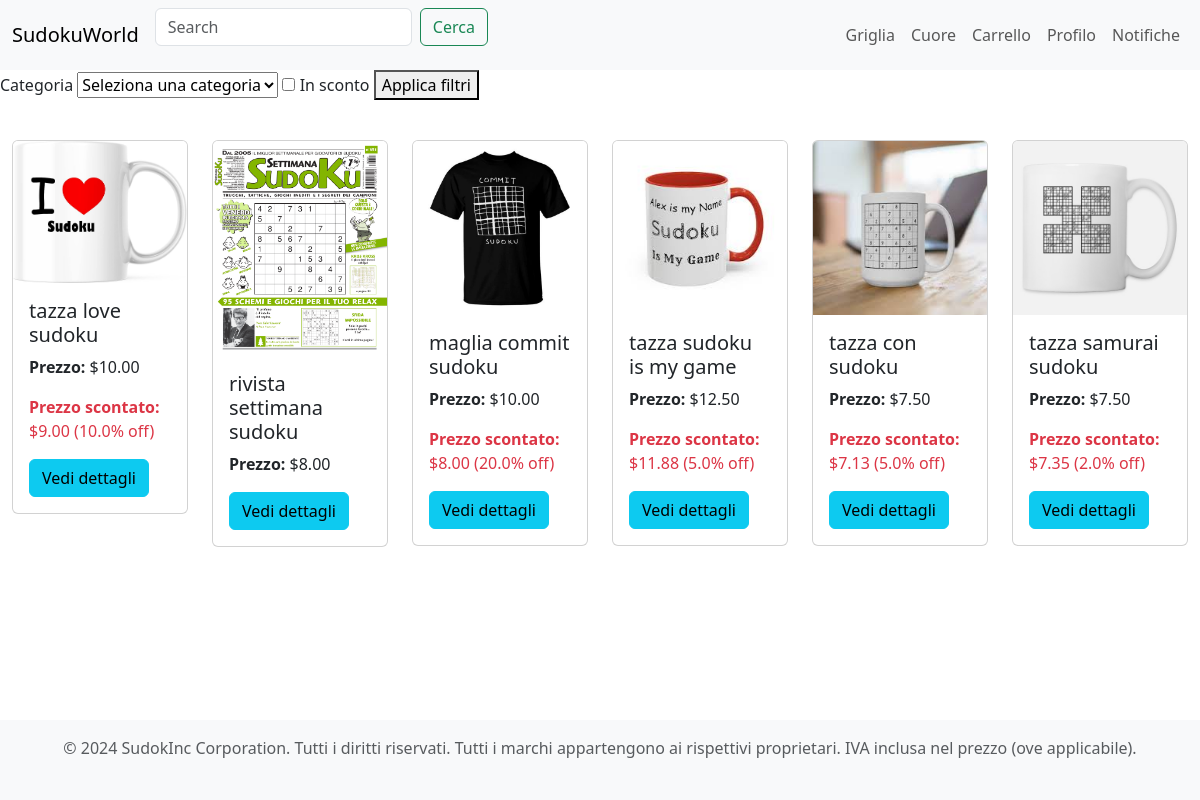
Screenshot of /pages/search.php with the database file from the repository.
### tables this page shows
create table PRODUCT (
    id_product int not null auto_increment,
    name varchar(128) not null,
    description varchar(1024) not null,
    price int not null,
    image varchar(128) not null,
    discount int not null,
    availability int not null,
    removed char not null,
    email varchar(64) not null,
    category_tag varchar(32) not null,
    constraint ID_PRODUCT_ID primary key (id_product)
);

### database/Database.php (called while the page is built, shortened)
<?php
class Database
{
    private $db;
    public function __construct($servername, $username, $password, $dbname, $port)
    {
        $this->db = new mysqli($servername, $username, $password, $dbname, $port);
    }
    public function query($query, $param_types, ...$params)
    {
        $stmt = $this->db->prepare($query);
        if ($param_types !== '') {
            $stmt->bind_param($param_types, ...$params);
        }
        $stmt->execute();
        return $stmt->get_result()->fetch_all(MYSQLI_ASSOC);
    }
    public function getProduct($id)
    {
        $query = "SELECT * FROM PRODUCT p WHERE id_product = ?";
        return $this->query($query, 'i', $id);
    }
    public function searchProductByName($productName)
    {
        $query = "
            SELECT p.id_product
            FROM PRODUCT p
            WHERE p.name LIKE ?
            ORDER BY
                CASE
                    WHEN p.name = ? THEN 1 -- Nomi esatti
                    WHEN p.name LIKE ? THEN 2 -- Nomi simili
                END,
                p.id_product
        ";
        return $this->query($query, 'sss', "%$productName%", $productName, "%$productName%");
    }
}

### includes/bootstrap.php (called while the page is built, shortened)
<?php
require_once("../database/Database.php");
$db = new Database("db", "root", "example", "SUDOKUWORLD", 3306);

### classes/Product.php (the view, shortened to what this page needs)
<?php
class Product
{
    private $id;
    private $name;
    private $price;
    private $img;
    private $discount;
    public function __construct($id_product, $name, $price, $description, $image, $email, $category_tag, $discount, $availability, $removed = 0)
    {
        $this->id = $id_product;
        $this->name = $name;
        $this->price = $price / 100;
        $this->img = $image;
        $this->discount = $discount;
    }
    public function displayPreview($sudoku_solved, $sellerActions = false)
    {
        echo '
        <div class="col-md-2 mb-4">
            <div class="card" style="width: 100%;">
                <img src="' . htmlspecialchars($this->img) . '" class="card-img-top" alt="' . htmlspecialchars($this->name) . '">
                <div class="card-body">
                    <h5 class="card-title">' . htmlspecialchars($this->name) . '</h5>
                    <p class="card-text"><strong>Prezzo:</strong> $' . number_format($this->price, 2) . '</p>';
        if ($this->discount > 0) {
            echo '<p class="card-text text-danger"><strong>Prezzo scontato:</strong> $' . number_format($this->getFinalPrice($sudoku_solved), 2) . ' (' . number_format($this->getFinalDiscount($sudoku_solved), 1) . '% off)</p>';
        }
        echo '
            <a href="product.php?id=' . $this->id . '" class="btn btn-info">Vedi dettagli</a>
            ';
        echo '
                </div>
            </div>
        </div>';
    }
    public function getFinalPrice($sudoku_solved)
    {
        $discountPrice = $this->price * (1 - $this->discount / 100);
        return $discountPrice;
    }
    public function getFinalDiscount($sudoku_solved)
    {
        return (1 - ($this->getFinalPrice($sudoku_solved) / $this->price)) * 100;
    }
}

### includes/header.php (shortened to what this page needs)
<link href="https://cdn.jsdelivr.net/npm/bootstrap@5.3.0-alpha1/dist/css/bootstrap.min.css" rel="stylesheet">
<link href="/assets/css/style.css" rel="stylesheet">
<nav class="navbar navbar-expand-lg navbar-light bg-light">
    <div class="container-fluid">
        <a class="navbar-brand" href="/pages/home.php">SudokuWorld</a>
        <form class="d-flex" action="/pages/search.php" method="post">
            <input class="form-control me-2" type="text" name="searched-product" placeholder="Search" value="<?php if (isset($_POST['searched-product'])) echo $_POST['searched-product']; ?>">
            <button class="btn btn-outline-success" type="submit">Cerca</button>
        </form>
        <ul class="navbar-nav ms-auto">
            <li class="nav-item">
                <a class="nav-link" href="/pages/sudoku.php">Griglia</a>
            </li>
            <li class="nav-item">
                <a class="nav-link" href="/pages/wishlist.php">Cuore</a>
            </li>
            <li class="nav-item">
                <a class="nav-link" href="/pages/cart.php">Carrello</a>
            </li>
            <li class="nav-item">
                <a class="nav-link" href="/pages/profile.php">Profilo</a>
            </li>
            <li class="nav-item">
                <a class="nav-link" href="/pages/notifies.php">Notifiche</a>
            </li>
        </ul>
    </div>
</nav>

### pages/search.php (shortened to what this page needs)
<?php
include_once("../includes/bootstrap.php");
include_once("../includes/functions.php");
require_once("../classes/Product.php");
include '../includes/header.php';
$id_products = $db->searchProductByName($_POST['searched-product']);
$sudoku_solved = false;
?>
<aside>
    <form action="/pages/search.php" method="post">
        <label for="category">Categoria</label>
        <select id="category" name="category">
            <option value="">Seleziona una categoria</option>
        </select>
        <label>
            <input type="checkbox" id="discount" name="discount" value="true">
            In sconto
        </label>
        <button type="submit">Applica filtri</button>
    </form>
</aside>
<?=
displayProductPreviews($id_products, $db, $sudoku_solved);
?>
<?php
include '../includes/footer.php';
?>

### includes/functions.php (shortened to what this page needs)
<?php
function displayProductPreviews($id_products, $db, $sudoku_solved, $sellerActions = false)
{
    echo '<div class="container-fluid mt-4"><div class="row">';
    foreach ($id_products as $id_product) {
        $productData = $db->getProduct($id_product['id_product'])[0];
        $prod = new Product(...$productData);
        $prod->displayPreview($sudoku_solved, $sellerActions);
    }
    echo '</div></div>';
}

### includes/footer.php
<footer class="py-3 bg-light">
    <div class="container">
        <div class="row">
            <div class="col-12 text-center">
                <span class="text-muted">&copy; 2024 SudokInc Corporation. Tutti i diritti riservati. Tutti i marchi appartengono ai rispettivi proprietari. IVA inclusa nel prezzo (ove applicabile).</span>
            </div>
        </div>
    </div>
</footer>

### assets/css/style.css (style rules this page uses)
footer { height: 5rem; margin-top: auto; }

### rows the page displays
product: image (picture), name "tazza love sudoku", price "10.00", discount "9.00", discount "10.0"
product: image (picture), name "rivista settimana sudoku", price "8.00"
product: image (picture), name "maglia commit sudoku", price "10.00", discount "8.00", discount "20.0"
product: image (picture), name "tazza sudoku is my game", price "12.50", discount "11.88", discount "5.0"
product: image (picture), name "tazza con sudoku", price "7.50", discount "7.13", discount "5.0"
product: image (picture), name "tazza samurai sudoku", price "7.50", discount "7.35", discount "2.0"
